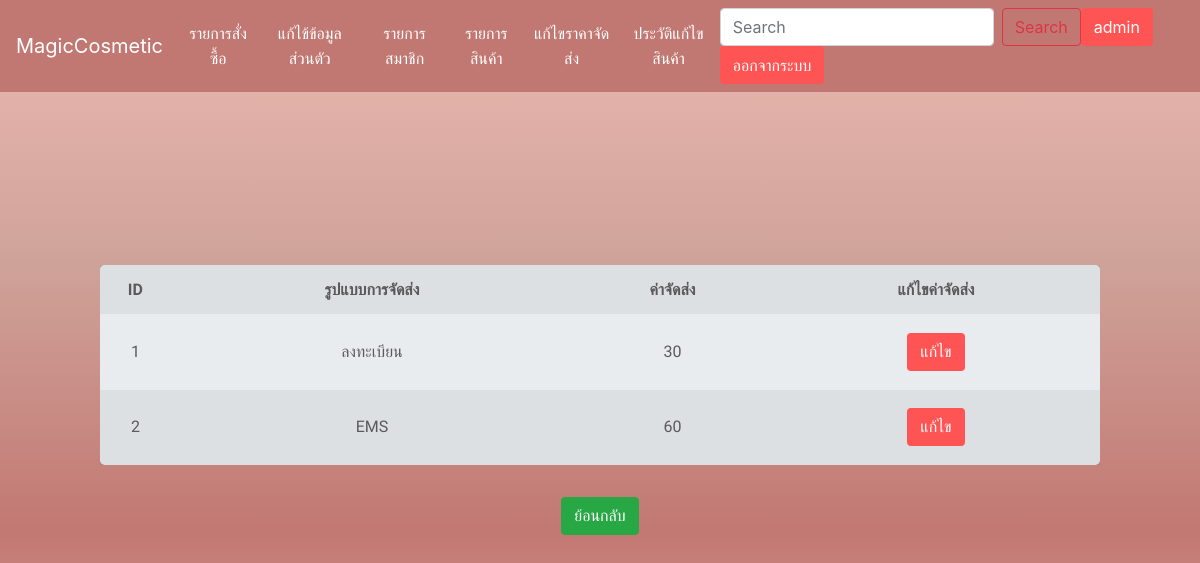
The app's page /shipping/list_shipping.php (signed in) with its own data.
### tables this page shows
CREATE TABLE `shipping` (
  `Shipping_ID` int(11) NOT NULL,
  `Shipping_type` varchar(20) NOT NULL,
  `cost` int(11) NOT NULL
);

### shipping/list_shipping.php (the view, shortened to what this page needs)
<?php include('../header2.php');?>
<?php include "../connect.inc" ?>
<?php
$sql	= "select * from shipping";
$query	= mysqli_query($conn, $sql);
if($_SESSION["UserType_ID"]=='2'){
?>
<html>
<head>
</head>
<body>
<div class="container" >
   <table width="1000"  height="200"  border="0" align="center" class="table-striped jumbotron font2 ">
    <tr>
       <th>ID</th>
       <th>รูปแบบการจัดส่ง</th>
       <th>ค่าจัดส่ง</th>
       <th>แก้ไขค่าจัดส่ง</th>
   </tr>
    <?php
    while($row = mysqli_fetch_array($query)){
     ?>
<tr>
  <td><?=$row["Shipping_ID"]?></td>
  <td><?=$row["Shipping_type"]?></td>
  <td><?=$row["cost"]?></td>
  <td>
    <form action="edit_shipping.php" method="POST">
      <button type="submit" class="btn" style="background-color:#ff5454; color: #ffffff" >แก้ไข</button>
    </form>
  </td>
</tr>
  <?php
    }
    ?>
  </table>
  <a class="btn btn-success font2" href="../index.php">ย้อนกลับ</a>
  </div>
</body>
</html>
<?php }
else {
  echo "กรุณาเข้าสู่ผู้ดูแลระบบ";
}
?>

### carousel.css (style rules this page uses)
body { padding-top: 3rem; padding-bottom: 3rem; color: #5a5a5a; }

### loginCss.css (style rules this page uses)
html, body { height: 100%; }
body { display: -ms-flexbox; display: flex; -ms-flex-align: center; align-items: center; padding-top: 40px; padding-bottom: 40px; background-color: #f5f5f5; }

### records on screen
shipping: Shipping_ID "1", Shipping_type "ลงทะเบียน", cost "30"
shipping: Shipping_ID "2", Shipping_type "EMS", cost "60"

### other values on screen
$_SESSION["Username"] "admin"
